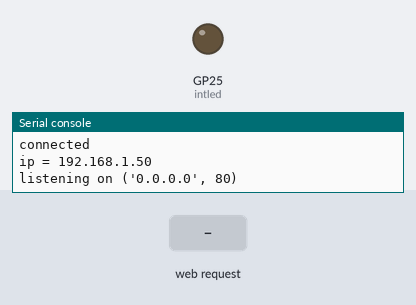
A program run on a simulated Raspberry Pi Pico running MicroPython. Parts: output pins drawn as LEDs (lit = HIGH), the last lines printed to the serial console. The test bench sets the inputs (shaded band). WiFi joins after 1.5 s.

Above: at 3.2 s.
3.3 s: HTTP request GET /light/on received
At 3.9 s:
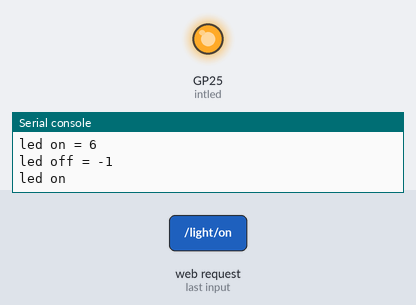
4.8 s: HTTP request GET /off received
At 5.1 s:
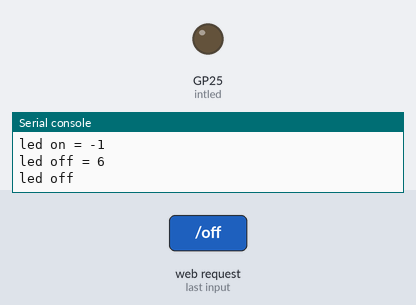
Timing chart, 0 to 7.8 s (numbered marks = the images above; inputs shaded):
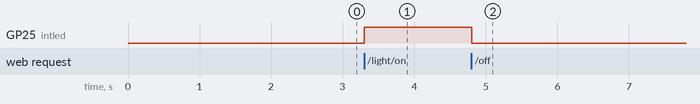

Measured:
- after the input at 3.3 s, GP25 (intled): LOW → HIGH at once
- after the input at 4.8 s, GP25 (intled): HIGH → LOW at once

The program:

code.py
```python
import network
import socket
import time
from machine import Pin

## Codigo que utiliza la Pico W como servidor y despliega una pagina, la cual da la habilidad de apagar y prender el LED de la pico
## Codigo adaptado de https://www.tomshardware.com/how-to/raspberry-pi-pico-w-web-server


intled = Pin("LED", Pin.OUT)

html = """<!DOCTYPE html>
<html>
    <head> <title>Pico W</title> </head>
    <body> <h1>Hola mundo pico!</h1>
        <p>Lorem ipsum</p>
        <p>
        <a href ='/light/on'> LED ON </a>
        </p>
        <p>
        <a href='/ligth/off'> LED OFF </a>
        </p>
        <img src="https://i.kym-cdn.com/photos/images/original/000/581/296/c09.jpg" alt="doge">
    </body>
</html>
"""

ssid = '**********'
password = '**********'
wlan = network.WLAN(network.STA_IF)
wlan.active(True)
wlan.connect(ssid, password)


# Wait for connect or fail
max_wait = 10
while max_wait > 0:
    if wlan.status() < 0 or wlan.status() >= 3:
        break
    max_wait -= 1
    print('waiting for connection...')
    time.sleep(1)

# Handle connection error
if wlan.status() != 3:
    raise RuntimeError('network connection failed')
else:
    print('connected')
    status = wlan.ifconfig()
    print( 'ip = ' + status[0] )

# Open socket
addr = socket.getaddrinfo('0.0.0.0', 80)[0][-1]

s = socket.socket()
s.bind(addr)
s.listen(1)

print('listening on', addr)

stateis = ""

# Listen for connections
while True:
    try:
        cl, addr = s.accept()
        print('client connected from', addr)

        request = cl.recv(1024)
        print(request)

        request = str(request)
        led_on = request.find('/light/on')
        led_off = request.find('/off')
        print( 'led on = ' + str(led_on))
        print( 'led off = ' + str(led_off))

        if led_on >= 6:
            print("led on")
            intled.value(1)
            stateis = "LED is ON"

        if led_off >= 6:
            print("led off")
            intled.value(0)
            stateis = "LED is OFF"

        response = html + stateis

        cl.send('HTTP/1.0 200 OK\r\nContent-type: text/html\r\n\r\n')
        cl.send(response)
        cl.close()

    except OSError as e:
        cl.close()
        print('connection closed')
```
